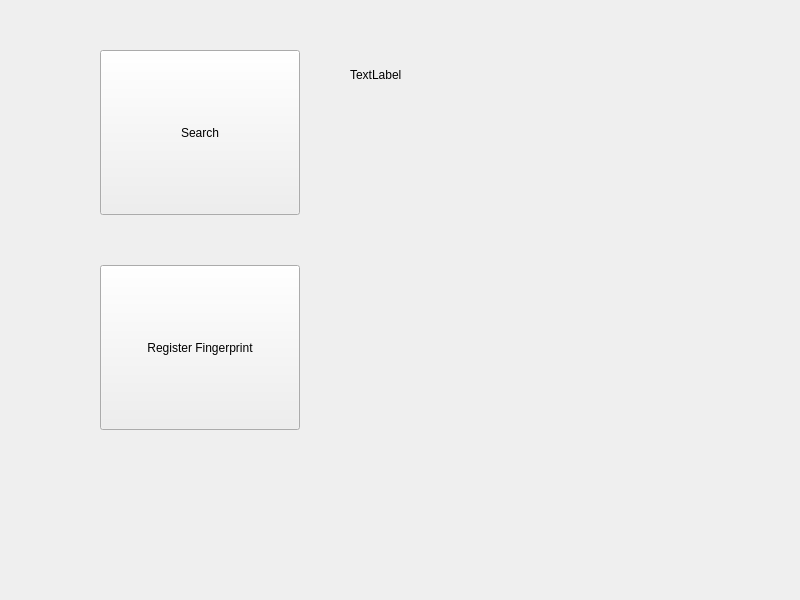
<?xml version="1.0" encoding="UTF-8"?>
<ui version="4.0">
 <class>gui</class>
 <widget class="QWidget" name="gui">
  <property name="geometry">
   <rect>
    <x>0</x>
    <y>0</y>
    <width>800</width>
    <height>600</height>
   </rect>
  </property>
  <property name="windowTitle">
   <string>gui</string>
  </property>
  <widget class="QPushButton" name="registerButton">
   <property name="geometry">
    <rect>
     <x>100</x>
     <y>265</y>
     <width>200</width>
     <height>165</height>
    </rect>
   </property>
   <property name="text">
    <string>Register Fingerprint</string>
   </property>
  </widget>
  <widget class="QLabel" name="statusLabel">
   <property name="geometry">
    <rect>
     <x>350</x>
     <y>120</y>
     <width>350</width>
     <height>310</height>
    </rect>
   </property>
   <property name="midLineWidth">
    <number>0</number>
   </property>
   <property name="text">
    <string/>
   </property>
   <property name="alignment">
    <set>Qt::AlignCenter</set>
   </property>
  </widget>
  <widget class="QPushButton" name="searchButton">
   <property name="geometry">
    <rect>
     <x>100</x>
     <y>50</y>
     <width>200</width>
     <height>165</height>
    </rect>
   </property>
   <property name="text">
    <string>Search</string>
   </property>
  </widget>
  <widget class="QLabel" name="idLabel">
   <property name="geometry">
    <rect>
     <x>350</x>
     <y>50</y>
     <width>350</width>
     <height>50</height>
    </rect>
   </property>
   <property name="text">
    <string>TextLabel</string>
   </property>
  </widget>
 </widget>
 <resources/>
 <connections/>
</ui>
